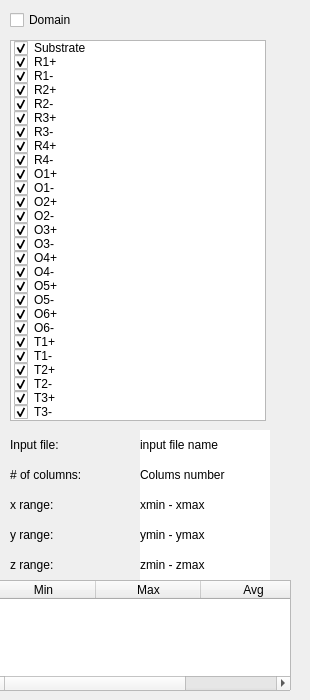
             <widget class="QWidget" name="input3">
              <attribute name="title">
               <string>Domain</string>
              </attribute>
              <widget class="QListWidget" name="domain_LW">
               <property name="geometry">
                <rect>
                 <x>10</x>
                 <y>40</y>
                 <width>256</width>
                 <height>381</height>
                </rect>
               </property>
               <property name="selectionMode">
                <enum>QAbstractItemView::SingleSelection</enum>
               </property>
               <item>
                <property name="text">
                 <string>Substrate</string>
                </property>
                <property name="checkState">
                 <enum>Checked</enum>
                </property>
               </item>
               <item>
                <property name="text">
                 <string>R1+</string>
                </property>
                <property name="checkState">
                 <enum>Checked</enum>
                </property>
               </item>
               <item>
                <property name="text">
                 <string>R1-</string>
                </property>
                <property name="checkState">
                 <enum>Checked</enum>
                </property>
               </item>
               <item>
                <property name="text">
                 <string>R2+</string>
                </property>
                <property name="checkState">
                 <enum>Checked</enum>
                </property>
               </item>
               <item>
                <property name="text">
                 <string>R2-</string>
                </property>
                <property name="checkState">
                 <enum>Checked</enum>
                </property>
               </item>
               <item>
                <property name="text">
                 <string>R3+</string>
                </property>
                <property name="checkState">
                 <enum>Checked</enum>
                </property>
               </item>
               <item>
                <property name="text">
                 <string>R3-</string>
                </property>
                <property name="checkState">
                 <enum>Checked</enum>
                </property>
               </item>
               <item>
                <property name="text">
                 <string>R4+</string>
                </property>
                <property name="checkState">
                 <enum>Checked</enum>
                </property>
               </item>
               <item>
                <property name="text">
                 <string>R4-</string>
                </property>
                <property name="checkState">
                 <enum>Checked</enum>
                </property>
               </item>
               <item>
                <property name="text">
                 <string>O1+</string>
                </property>
                <property name="checkState">
                 <enum>Checked</enum>
                </property>
               </item>
               <item>
                <property name="text">
                 <string>O1-</string>
                </property>
                <property name="checkState">
                 <enum>Checked</enum>
                </property>
               </item>
               <item>
                <property name="text">
                 <string>O2+</string>
                </property>
                <property name="checkState">
                 <enum>Checked</enum>
                </property>
               </item>
               <item>
                <property name="text">
                 <string>O2-</string>
                </property>
                <property name="checkState">
                 <enum>Checked</enum>
                </property>
               </item>
               <item>
                <property name="text">
                 <string>O3+</string>
                </property>
                <property name="checkState">
                 <enum>Checked</enum>
                </property>
               </item>
               <item>
                <property name="text">
                 <string>O3-</string>
                </property>
                <property name="checkState">
                 <enum>Checked</enum>
                </property>
               </item>
               <item>
                <property name="text">
                 <string>O4+</string>
                </property>
                <property name="checkState">
                 <enum>Checked</enum>
                </property>
               </item>
               <item>
                <property name="text">
                 <string>O4-</string>
                </property>
                <property name="checkState">
                 <enum>Checked</enum>
                </property>
               </item>
               <item>
                <property name="text">
                 <string>O5+</string>
                </property>
                <property name="checkState">
                 <enum>Checked</enum>
                </property>
               </item>
               <item>
                <property name="text">
                 <string>O5-</string>
                </property>
                <property name="checkState">
                 <enum>Checked</enum>
                </property>
               </item>
               <item>
                <property name="text">
                 <string>O6+</string>
                </property>
                <property name="checkState">
                 <enum>Checked</enum>
                </property>
               </item>
               <item>
                <property name="text">
                 <string>O6-</string>
                </property>
                <property name="checkState">
                 <enum>Checked</enum>
                </property>
               </item>
               <item>
                <property name="text">
                 <string>T1+</string>
                </property>
                <property name="checkState">
                 <enum>Checked</enum>
                </property>
               </item>
               <item>
                <property name="text">
                 <string>T1-</string>
                </property>
                <property name="checkState">
                 <enum>Checked</enum>
                </property>
               </item>
               <item>
                <property name="text">
                 <string>T2+</string>
                </property>
                <property name="checkState">
                 <enum>Checked</enum>
                </property>
               </item>
               <item>
                <property name="text">
                 <string>T2-</string>
                </property>
                <property name="checkState">
                 <enum>Checked</enum>
                </property>
               </item>
               <item>
                <property name="text">
                 <string>T3+</string>
                </property>
                <property name="checkState">
                 <enum>Checked</enum>
                </property>
               </item>
               <item>
                <property name="text">
                 <string>T3-</string>
                </property>
                <property name="checkState">
                 <enum>Checked</enum>
                </property>
               </item>
              </widget>
              <widget class="QCheckBox" name="domain_CB">
               <property name="geometry">
                <rect>
                 <x>10</x>
                 <y>10</y>
                 <width>86</width>
                 <height>20</height>
                </rect>
               </property>
               <property name="text">
                <string>Domain</string>
               </property>
              </widget>
              <widget class="QLabel" name="label_39">
               <property name="geometry">
                <rect>
                 <x>10</x>
                 <y>520</y>
                 <width>110</width>
                 <height>30</height>
                </rect>
               </property>
               <property name="text">
                <string>y range:</string>
               </property>
              </widget>
              <widget class="QLabel" name="rowcolDomain">
               <property name="geometry">
                <rect>
                 <x>140</x>
                 <y>460</y>
                 <width>130</width>
                 <height>30</height>
                </rect>
               </property>
               <property name="styleSheet">
                <string notr="true">QLabel{
	background-color:white;
}</string>
               </property>
               <property name="text">
                <string>Colums number</string>
               </property>
              </widget>
              <widget class="QLabel" name="xMinMaxDomain">
               <property name="geometry">
                <rect>
                 <x>140</x>
                 <y>490</y>
                 <width>130</width>
                 <height>30</height>
                </rect>
               </property>
               <property name="styleSheet">
                <string notr="true">QLabel{
	background-color:white;
}</string>
               </property>
               <property name="text">
                <string>xmin - xmax</string>
               </property>
              </widget>
              <widget class="QLabel" name="label_40">
               <property name="geometry">
                <rect>
                 <x>10</x>
                 <y>430</y>
                 <width>110</width>
                 <height>30</height>
                </rect>
               </property>
               <property name="text">
                <string>Input file:</string>
               </property>
              </widget>
              <widget class="QLabel" name="label_38">
               <property name="geometry">
                <rect>
                 <x>10</x>
                 <y>490</y>
                 <width>110</width>
                 <height>30</height>
                </rect>
               </property>
               <property name="text">
                <string>x range:</string>
               </property>
              </widget>
              <widget class="QLabel" name="yMinMaxDomain">
               <property name="geometry">
                <rect>
                 <x>140</x>
                 <y>520</y>
                 <width>130</width>
                 <height>30</height>
                </rect>
               </property>
               <property name="styleSheet">
                <string notr="true">QLabel{
	background-color:white;
}</string>
               </property>
               <property name="text">
                <string>ymin - ymax</string>
               </property>
              </widget>
              <widget class="QTableWidget" name="domain_Table">
               <property name="geometry">
                <rect>
                 <x>-10</x>
                 <y>580</y>
                 <width>301</width>
                 <height>111</height>
                </rect>
               </property>
               <property name="minimumSize">
                <size>
                 <width>0</width>
                 <height>0</height>
                </size>
               </property>
               <property name="maximumSize">
                <size>
                 <width>100000</width>
                 <height>16777215</height>
                </size>
               </property>
               <property name="editTriggers">
                <set>QAbstractItemView::NoEditTriggers</set>
               </property>
               <attribute name="horizontalHeaderDefaultSectionSize">
                <number>105</number>
               </attribute>
               <attribute name="horizontalHeaderMinimumSectionSize">
                <number>40</number>
               </attribute>
               <attribute name="horizontalHeaderStretchLastSection">
                <bool>true</bool>
               </attribute>
               <column>
                <property name="text">
                 <string>Min</string>
                </property>
               </column>
               <column>
                <property name="text">
                 <string>Max</string>
                </property>
               </column>
               <column>
                <property name="text">
                 <string>Avg</string>
                </property>
               </column>
              </widget>
              <widget class="QLabel" name="label_42">
               <property name="geometry">
                <rect>
                 <x>10</x>
                 <y>550</y>
                 <width>110</width>
                 <height>30</height>
                </rect>
               </property>
               <property name="text">
                <string>z range:</string>
               </property>
              </widget>
              <widget class="QLabel" name="zMinMaxDomain">
               <property name="geometry">
                <rect>
                 <x>140</x>
                 <y>550</y>
                 <width>130</width>
                 <height>30</height>
                </rect>
               </property>
               <property name="styleSheet">
                <string notr="true">QLabel{
	background-color:white;
}</string>
               </property>
               <property name="text">
                <string>zmin - zmax</string>
               </property>
              </widget>
              <widget class="QLabel" name="inputFileDomain">
               <property name="geometry">
                <rect>
                 <x>140</x>
                 <y>430</y>
                 <width>130</width>
                 <height>30</height>
                </rect>
               </property>
               <property name="styleSheet">
                <string notr="true">QLabel{
	background-color:white;
}</string>
               </property>
               <property name="text">
                <string>input file name</string>
               </property>
              </widget>
              <widget class="QLabel" name="label_41">
               <property name="geometry">
                <rect>
                 <x>10</x>
                 <y>460</y>
                 <width>110</width>
                 <height>30</height>
                </rect>
               </property>
               <property name="text">
                <string># of columns:</string>
               </property>
              </widget>
             </widget>
